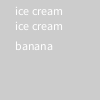
Frame 1 (no input)
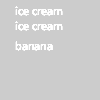
Frame 60 (the mouse pressed at the canvas centre just before this capture)
Frame 120 (the mouse held since frame 60 and released just before this capture): identical to frame 60, image omitted

The Processing sketch that drew these frames (run headless with seeded random() and noise(); from frame 60 on, the mouse is pressed at the canvas centre):

// Processing sketch: notepad
// ── notepad.pde

    void setup(){
       

    }

    void draw(){
      
      for (int i = 1; i < 3; i++) {
text("ice cream", 15, 15*i);

      }
text("banana", 15, 50);


    }
